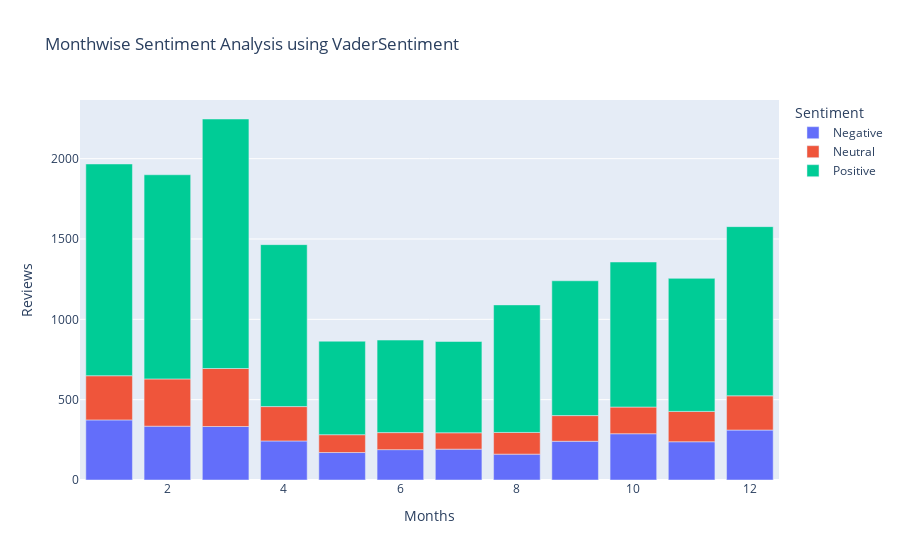

Notebook source saved alongside this figure:
### Markdown cell above
Monthwise Sentiment Analysis using VaderSentiment

### Code cell
dfx = reviews[['at', 'sentiment_vader']]
dfx['at'] = dfx['at'].dt.month
dfx=dfx.rename(columns={'at':'Months', 'sentiment_vader': 'Sentiment'})
dfx=dfx.groupby(['Months','Sentiment']).size().reset_index(name='Reviews')
fig4 = px.bar(dfx, x="Months", y="Reviews", color="Sentiment", title="Monthwise Sentiment Analysis using VaderSentiment")
fig4.show()

### Figure 1 — Plotly figure (JSON) as saved in the notebook; plotly's stock layout.template omitted (floating-point values rounded to 4 significant figures)
{"data": [{"alignmentgroup": "True", "hovertemplate": "Sentiment=Negative<br>Months=%{x}<br>Reviews=%{y}<extra></extra>", "legendgroup": "Negative", "marker": {"color": "#636efa", "pattern": {"shape": ""}}, "name": "Negative", "offsetgroup": "Negative", "orientation": "v", "showlegend": true, "textposition": "auto", "type": "bar", "x": [1, 2, 3, 4, 5, 6, 7, 8, 9, 10, 11, 12], "xaxis": "x", "y": [374, 335, 333, 243, 171, 189, 192, 161, 241, 288, 238, 311], "yaxis": "y"}, {"alignmentgroup": "True", "hovertemplate": "Sentiment=Neutral<br>Months=%{x}<br>Reviews=%{y}<extra></extra>", "legendgroup": "Neutral", "marker": {"color": "#EF553B", "pattern": {"shape": ""}}, "name": "Neutral", "offsetgroup": "Neutral", "orientation": "v", "showlegend": true, "textposition": "auto", "type": "bar", "x": [1, 2, 3, 4, 5, 6, 7, 8, 9, 10, 11, 12], "xaxis": "x", "y": [275, 294, 361, 214, 111, 106, 102, 135, 160, 166, 189, 213], "yaxis": "y"}, {"alignmentgroup": "True", "hovertemplate": "Sentiment=Positive<br>Months=%{x}<br>Reviews=%{y}<extra></extra>", "legendgroup": "Positive", "marker": {"color": "#00cc96", "pattern": {"shape": ""}}, "name": "Positive", "offsetgroup": "Positive", "orientation": "v", "showlegend": true, "textposition": "auto", "type": "bar", "x": [1, 2, 3, 4, 5, 6, 7, 8, 9, 10, 11, 12], "xaxis": "x", "y": [1318, 1271, 1553, 1008, 582, 576, 568, 794, 839, 903, 828, 1053], "yaxis": "y"}], "layout": {"barmode": "relative", "legend": {"title": {"text": "Sentiment"}, "tracegroupgap": 0}, "title": {"text": "Monthwise Sentiment Analysis using VaderSentiment"}, "xaxis": {"anchor": "y", "domain": [0, 1], "title": {"text": "Months"}}, "yaxis": {"anchor": "x", "domain": [0, 1], "title": {"text": "Reviews"}}}}
